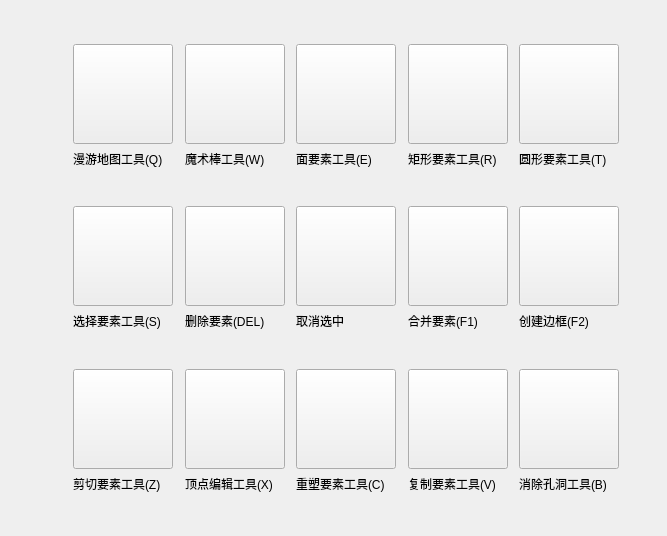
<?xml version="1.0" encoding="UTF-8"?>
<ui version="4.0">
 <class>Frame</class>
 <widget class="QFrame" name="Frame">
  <property name="geometry">
   <rect>
    <x>0</x>
    <y>0</y>
    <width>667</width>
    <height>536</height>
   </rect>
  </property>
  <property name="windowTitle">
   <string>Frame</string>
  </property>
  <layout class="QHBoxLayout" name="horizontalLayout_4">
   <item>
    <spacer name="horizontalSpacer">
     <property name="orientation">
      <enum>Qt::Horizontal</enum>
     </property>
     <property name="sizeType">
      <enum>QSizePolicy::Minimum</enum>
     </property>
     <property name="sizeHint" stdset="0">
      <size>
       <width>31</width>
       <height>20</height>
      </size>
     </property>
    </spacer>
   </item>
   <item>
    <layout class="QVBoxLayout" name="verticalLayout_16">
     <item>
      <spacer name="verticalSpacer_4">
       <property name="orientation">
        <enum>Qt::Vertical</enum>
       </property>
       <property name="sizeHint" stdset="0">
        <size>
         <width>20</width>
         <height>21</height>
        </size>
       </property>
      </spacer>
     </item>
     <item>
      <layout class="QHBoxLayout" name="horizontalLayout">
       <item>
        <spacer name="horizontalSpacer_3">
         <property name="orientation">
          <enum>Qt::Horizontal</enum>
         </property>
         <property name="sizeType">
          <enum>QSizePolicy::Minimum</enum>
         </property>
         <property name="sizeHint" stdset="0">
          <size>
           <width>31</width>
           <height>20</height>
          </size>
         </property>
        </spacer>
       </item>
       <item>
        <layout class="QVBoxLayout" name="verticalLayout">
         <item>
          <widget class="ToolButton" name="panHelpPb">
           <property name="minimumSize">
            <size>
             <width>100</width>
             <height>100</height>
            </size>
           </property>
           <property name="icon">
            <iconset resource="../../../jixinRSDM/yoyiResource/icoRSAI.qrc">
             <normaloff>:/img/icoNew/gis/gis_pan.png</normaloff>:/img/icoNew/gis/gis_pan.png</iconset>
           </property>
           <property name="iconSize">
            <size>
             <width>50</width>
             <height>50</height>
            </size>
           </property>
          </widget>
         </item>
         <item>
          <widget class="BodyLabel" name="BodyLabel">
           <property name="text">
            <string>漫游地图工具(Q)</string>
           </property>
           <property name="pixelFontSize" stdset="0">
            <number>13</number>
           </property>
          </widget>
         </item>
        </layout>
       </item>
       <item>
        <layout class="QVBoxLayout" name="verticalLayout_2">
         <item>
          <widget class="ToolButton" name="magicHelpPb">
           <property name="minimumSize">
            <size>
             <width>100</width>
             <height>100</height>
            </size>
           </property>
           <property name="icon">
            <iconset resource="../../../jixinRSDM/yoyiResource/icoRSAI.qrc">
             <normaloff>:/img/icoNew/infer/clsfy_magic.png</normaloff>:/img/icoNew/infer/clsfy_magic.png</iconset>
           </property>
           <property name="iconSize">
            <size>
             <width>50</width>
             <height>50</height>
            </size>
           </property>
          </widget>
         </item>
         <item>
          <widget class="BodyLabel" name="BodyLabel_2">
           <property name="text">
            <string>魔术棒工具(W)</string>
           </property>
           <property name="pixelFontSize" stdset="0">
            <number>13</number>
           </property>
          </widget>
         </item>
        </layout>
       </item>
       <item>
        <layout class="QVBoxLayout" name="verticalLayout_3">
         <item>
          <widget class="ToolButton" name="polygonHelpPb">
           <property name="minimumSize">
            <size>
             <width>100</width>
             <height>100</height>
            </size>
           </property>
           <property name="icon">
            <iconset resource="../../../jixinRSDM/yoyiResource/icoRSAI.qrc">
             <normaloff>:/img/icoNew/gis/edit_polygon.png</normaloff>:/img/icoNew/gis/edit_polygon.png</iconset>
           </property>
           <property name="iconSize">
            <size>
             <width>50</width>
             <height>50</height>
            </size>
           </property>
          </widget>
         </item>
         <item>
          <widget class="BodyLabel" name="BodyLabel_3">
           <property name="text">
            <string>面要素工具(E)</string>
           </property>
           <property name="pixelFontSize" stdset="0">
            <number>13</number>
           </property>
          </widget>
         </item>
        </layout>
       </item>
       <item>
        <layout class="QVBoxLayout" name="verticalLayout_4">
         <item>
          <widget class="ToolButton" name="rectangleHelpPb">
           <property name="minimumSize">
            <size>
             <width>100</width>
             <height>100</height>
            </size>
           </property>
           <property name="icon">
            <iconset resource="../../../jixinRSDM/yoyiResource/icoRSAI.qrc">
             <normaloff>:/img/icoNew/gis/edit_rectangle.png</normaloff>:/img/icoNew/gis/edit_rectangle.png</iconset>
           </property>
           <property name="iconSize">
            <size>
             <width>50</width>
             <height>50</height>
            </size>
           </property>
          </widget>
         </item>
         <item>
          <widget class="BodyLabel" name="BodyLabel_4">
           <property name="text">
            <string>矩形要素工具(R)</string>
           </property>
           <property name="pixelFontSize" stdset="0">
            <number>13</number>
           </property>
          </widget>
         </item>
        </layout>
       </item>
       <item>
        <layout class="QVBoxLayout" name="verticalLayout_5">
         <item>
          <widget class="ToolButton" name="circleHelpPb">
           <property name="minimumSize">
            <size>
             <width>100</width>
             <height>100</height>
            </size>
           </property>
           <property name="icon">
            <iconset resource="../../../jixinRSDM/yoyiResource/icoRSAI.qrc">
             <normaloff>:/img/icoNew/gis/edit_circle.png</normaloff>:/img/icoNew/gis/edit_circle.png</iconset>
           </property>
           <property name="iconSize">
            <size>
             <width>50</width>
             <height>50</height>
            </size>
           </property>
          </widget>
         </item>
         <item>
          <widget class="BodyLabel" name="BodyLabel_5">
           <property name="text">
            <string>圆形要素工具(T)</string>
           </property>
           <property name="pixelFontSize" stdset="0">
            <number>13</number>
           </property>
          </widget>
         </item>
        </layout>
       </item>
      </layout>
     </item>
     <item>
      <spacer name="verticalSpacer">
       <property name="orientation">
        <enum>Qt::Vertical</enum>
       </property>
       <property name="sizeHint" stdset="0">
        <size>
         <width>20</width>
         <height>20</height>
        </size>
       </property>
      </spacer>
     </item>
     <item>
      <layout class="QHBoxLayout" name="horizontalLayout_2">
       <item>
        <spacer name="horizontalSpacer_4">
         <property name="orientation">
          <enum>Qt::Horizontal</enum>
         </property>
         <property name="sizeType">
          <enum>QSizePolicy::Minimum</enum>
         </property>
         <property name="sizeHint" stdset="0">
          <size>
           <width>31</width>
           <height>20</height>
          </size>
         </property>
        </spacer>
       </item>
       <item>
        <layout class="QVBoxLayout" name="verticalLayout_6">
         <item>
          <widget class="ToolButton" name="selectHelpPb">
           <property name="minimumSize">
            <size>
             <width>100</width>
             <height>100</height>
            </size>
           </property>
           <property name="icon">
            <iconset resource="../../../jixinRSDM/yoyiResource/icoRSAI.qrc">
             <normaloff>:/img/icoNew/gis/shp_select_multi.png</normaloff>:/img/icoNew/gis/shp_select_multi.png</iconset>
           </property>
           <property name="iconSize">
            <size>
             <width>50</width>
             <height>50</height>
            </size>
           </property>
          </widget>
         </item>
         <item>
          <widget class="BodyLabel" name="BodyLabel_6">
           <property name="text">
            <string>选择要素工具(S)</string>
           </property>
           <property name="pixelFontSize" stdset="0">
            <number>13</number>
           </property>
          </widget>
         </item>
        </layout>
       </item>
       <item>
        <layout class="QVBoxLayout" name="verticalLayout_7">
         <item>
          <widget class="ToolButton" name="deleteHelpPb">
           <property name="minimumSize">
            <size>
             <width>100</width>
             <height>100</height>
            </size>
           </property>
           <property name="icon">
            <iconset resource="../../../jixinRSDM/yoyiResource/icoRSAI.qrc">
             <normaloff>:/img/icoNew/gis/shp_delete_select.png</normaloff>:/img/icoNew/gis/shp_delete_select.png</iconset>
           </property>
           <property name="iconSize">
            <size>
             <width>50</width>
             <height>50</height>
            </size>
           </property>
          </widget>
         </item>
         <item>
          <widget class="BodyLabel" name="BodyLabel_7">
           <property name="text">
            <string>删除要素(DEL)</string>
           </property>
           <property name="pixelFontSize" stdset="0">
            <number>13</number>
           </property>
          </widget>
         </item>
        </layout>
       </item>
       <item>
        <layout class="QVBoxLayout" name="verticalLayout_8">
         <item>
          <widget class="ToolButton" name="clearHelpPb">
           <property name="minimumSize">
            <size>
             <width>100</width>
             <height>100</height>
            </size>
           </property>
           <property name="icon">
            <iconset resource="../../../jixinRSDM/yoyiResource/icoRSAI.qrc">
             <normaloff>:/img/icoNew/gis/shp_cleart_select.png</normaloff>:/img/icoNew/gis/shp_cleart_select.png</iconset>
           </property>
           <property name="iconSize">
            <size>
             <width>50</width>
             <height>50</height>
            </size>
           </property>
          </widget>
         </item>
         <item>
          <widget class="BodyLabel" name="BodyLabel_8">
           <property name="text">
            <string>取消选中</string>
           </property>
           <property name="pixelFontSize" stdset="0">
            <number>13</number>
           </property>
          </widget>
         </item>
        </layout>
       </item>
       <item>
        <layout class="QVBoxLayout" name="verticalLayout_9">
         <item>
          <widget class="ToolButton" name="mergeHelpPb">
           <property name="minimumSize">
            <size>
             <width>100</width>
             <height>100</height>
            </size>
           </property>
           <property name="icon">
            <iconset resource="../../../jixinRSDM/yoyiResource/icoRSAI.qrc">
             <normaloff>:/img/icoNew/gis/shp_merge.png</normaloff>:/img/icoNew/gis/shp_merge.png</iconset>
           </property>
           <property name="iconSize">
            <size>
             <width>50</width>
             <height>50</height>
            </size>
           </property>
          </widget>
         </item>
         <item>
          <widget class="BodyLabel" name="BodyLabel_9">
           <property name="text">
            <string>合并要素(F1)</string>
           </property>
           <property name="pixelFontSize" stdset="0">
            <number>13</number>
           </property>
          </widget>
         </item>
        </layout>
       </item>
       <item>
        <layout class="QVBoxLayout" name="verticalLayout_10">
         <item>
          <widget class="ToolButton" name="createExtentHelpPb">
           <property name="minimumSize">
            <size>
             <width>100</width>
             <height>100</height>
            </size>
           </property>
           <property name="icon">
            <iconset resource="../../../jixinRSDM/yoyiResource/icoRSAI.qrc">
             <normaloff>:/img/icoNew/gis/shp_extent.png</normaloff>:/img/icoNew/gis/shp_extent.png</iconset>
           </property>
           <property name="iconSize">
            <size>
             <width>50</width>
             <height>50</height>
            </size>
           </property>
          </widget>
         </item>
         <item>
          <widget class="BodyLabel" name="BodyLabel_10">
           <property name="text">
            <string>创建边框(F2)</string>
           </property>
           <property name="pixelFontSize" stdset="0">
            <number>13</number>
           </property>
          </widget>
         </item>
        </layout>
       </item>
      </layout>
     </item>
     <item>
      <spacer name="verticalSpacer_2">
       <property name="orientation">
        <enum>Qt::Vertical</enum>
       </property>
       <property name="sizeHint" stdset="0">
        <size>
         <width>20</width>
         <height>21</height>
        </size>
       </property>
      </spacer>
     </item>
     <item>
      <layout class="QHBoxLayout" name="horizontalLayout_3">
       <item>
        <spacer name="horizontalSpacer_5">
         <property name="orientation">
          <enum>Qt::Horizontal</enum>
         </property>
         <property name="sizeType">
          <enum>QSizePolicy::Minimum</enum>
         </property>
         <property name="sizeHint" stdset="0">
          <size>
           <width>31</width>
           <height>20</height>
          </size>
         </property>
        </spacer>
       </item>
       <item>
        <layout class="QVBoxLayout" name="verticalLayout_14">
         <item>
          <widget class="ToolButton" name="splitHelpPb">
           <property name="minimumSize">
            <size>
             <width>100</width>
             <height>100</height>
            </size>
           </property>
           <property name="icon">
            <iconset resource="../../../jixinRSDM/yoyiResource/icoRSAI.qrc">
             <normaloff>:/img/icoNew/gis/shp_clip_polygon.png</normaloff>:/img/icoNew/gis/shp_clip_polygon.png</iconset>
           </property>
           <property name="iconSize">
            <size>
             <width>50</width>
             <height>50</height>
            </size>
           </property>
          </widget>
         </item>
         <item>
          <widget class="BodyLabel" name="BodyLabel_14">
           <property name="text">
            <string>剪切要素工具(Z)</string>
           </property>
           <property name="pixelFontSize" stdset="0">
            <number>13</number>
           </property>
          </widget>
         </item>
        </layout>
       </item>
       <item>
        <layout class="QVBoxLayout" name="verticalLayout_12">
         <item>
          <widget class="ToolButton" name="vertexHelpPb">
           <property name="minimumSize">
            <size>
             <width>100</width>
             <height>100</height>
            </size>
           </property>
           <property name="icon">
            <iconset resource="../../../jixinRSDM/yoyiResource/icoRSAI.qrc">
             <normaloff>:/img/icoNew/gis/shp_vertexTool.png</normaloff>:/img/icoNew/gis/shp_vertexTool.png</iconset>
           </property>
           <property name="iconSize">
            <size>
             <width>50</width>
             <height>50</height>
            </size>
           </property>
          </widget>
         </item>
         <item>
          <widget class="BodyLabel" name="BodyLabel_12">
           <property name="text">
            <string>顶点编辑工具(X)</string>
           </property>
           <property name="pixelFontSize" stdset="0">
            <number>13</number>
           </property>
          </widget>
         </item>
        </layout>
       </item>
       <item>
        <layout class="QVBoxLayout" name="verticalLayout_13">
         <item>
          <widget class="ToolButton" name="reshapeHelpPb">
           <property name="minimumSize">
            <size>
             <width>100</width>
             <height>100</height>
            </size>
           </property>
           <property name="icon">
            <iconset resource="../../../jixinRSDM/yoyiResource/icoRSAI.qrc">
             <normaloff>:/img/icoNew/gis/shp_clip_1.png</normaloff>:/img/icoNew/gis/shp_clip_1.png</iconset>
           </property>
           <property name="iconSize">
            <size>
             <width>50</width>
             <height>50</height>
            </size>
           </property>
          </widget>
         </item>
         <item>
          <widget class="BodyLabel" name="BodyLabel_13">
           <property name="text">
            <string>重塑要素工具(C)</string>
           </property>
           <property name="pixelFontSize" stdset="0">
            <number>13</number>
           </property>
          </widget>
         </item>
        </layout>
       </item>
       <item>
        <layout class="QVBoxLayout" name="verticalLayout_11">
         <item>
          <widget class="ToolButton" name="copyHelpPb">
           <property name="minimumSize">
            <size>
             <width>100</width>
             <height>100</height>
            </size>
           </property>
           <property name="icon">
            <iconset resource="../../../jixinRSDM/yoyiResource/icoRSAI.qrc">
             <normaloff>:/img/icoNew/gis/shp_paste.png</normaloff>:/img/icoNew/gis/shp_paste.png</iconset>
           </property>
           <property name="iconSize">
            <size>
             <width>50</width>
             <height>50</height>
            </size>
           </property>
          </widget>
         </item>
         <item>
          <widget class="BodyLabel" name="BodyLabel_11">
           <property name="text">
            <string>复制要素工具(V)</string>
           </property>
           <property name="pixelFontSize" stdset="0">
            <number>13</number>
           </property>
          </widget>
         </item>
        </layout>
       </item>
       <item>
        <layout class="QVBoxLayout" name="verticalLayout_15">
         <item>
          <widget class="ToolButton" name="fillHoleHelpPb">
           <property name="minimumSize">
            <size>
             <width>100</width>
             <height>100</height>
            </size>
           </property>
           <property name="icon">
            <iconset resource="../../../jixinRSDM/yoyiResource/icoRSAI.qrc">
             <normaloff>:/img/icoNew/gis/shp_fillhole.png</normaloff>:/img/icoNew/gis/shp_fillhole.png</iconset>
           </property>
           <property name="iconSize">
            <size>
             <width>50</width>
             <height>50</height>
            </size>
           </property>
          </widget>
         </item>
         <item>
          <widget class="BodyLabel" name="BodyLabel_15">
           <property name="text">
            <string>消除孔洞工具(B)</string>
           </property>
           <property name="pixelFontSize" stdset="0">
            <number>13</number>
           </property>
          </widget>
         </item>
        </layout>
       </item>
      </layout>
     </item>
     <item>
      <spacer name="verticalSpacer_3">
       <property name="orientation">
        <enum>Qt::Vertical</enum>
       </property>
       <property name="sizeHint" stdset="0">
        <size>
         <width>20</width>
         <height>21</height>
        </size>
       </property>
      </spacer>
     </item>
    </layout>
   </item>
   <item>
    <spacer name="horizontalSpacer_2">
     <property name="orientation">
      <enum>Qt::Horizontal</enum>
     </property>
     <property name="sizeType">
      <enum>QSizePolicy::Minimum</enum>
     </property>
     <property name="sizeHint" stdset="0">
      <size>
       <width>31</width>
       <height>20</height>
      </size>
     </property>
    </spacer>
   </item>
  </layout>
 </widget>
 <customwidgets>
  <customwidget>
   <class>ToolButton</class>
   <extends>QToolButton</extends>
   <header>qfluentwidgets</header>
  </customwidget>
  <customwidget>
   <class>BodyLabel</class>
   <extends>QLabel</extends>
   <header>qfluentwidgets</header>
  </customwidget>
 </customwidgets>
 <resources>
  <include location="../../../jixinRSDM/yoyiResource/icoRSAI.qrc"/>
 </resources>
 <connections/>
</ui>
